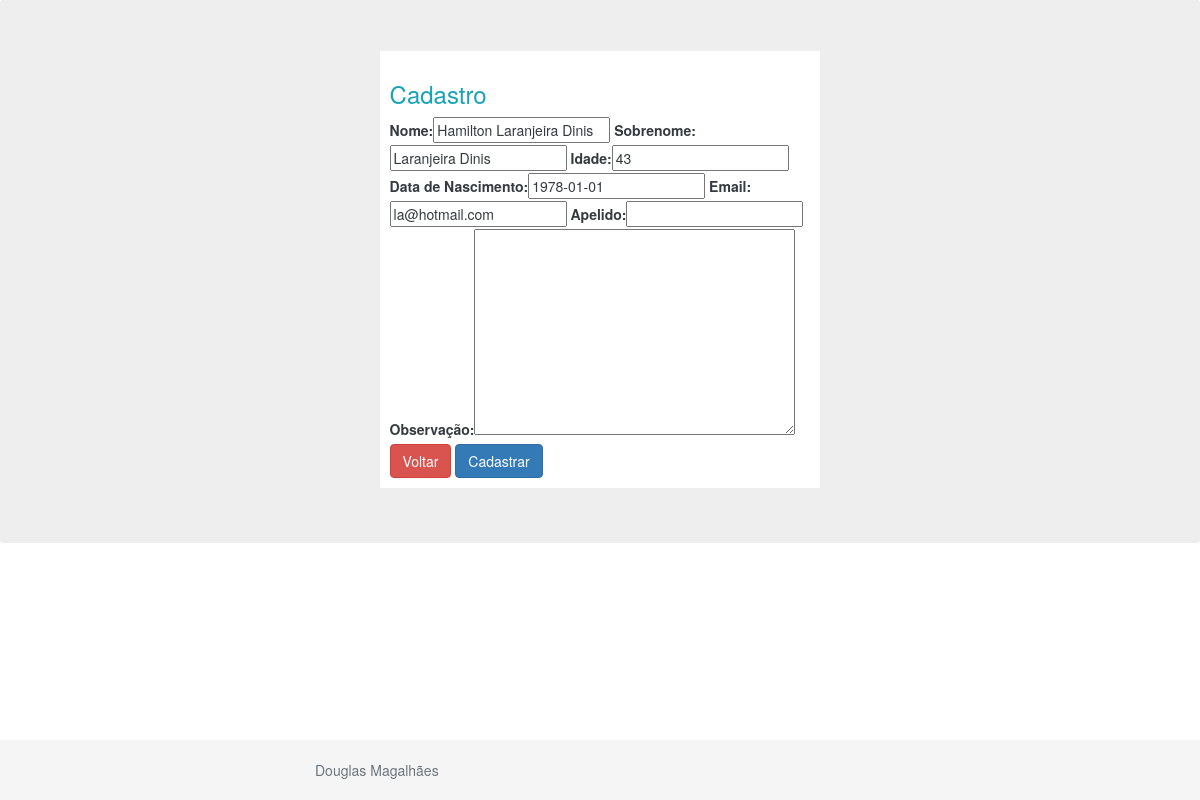
The app's page /clientes/update/6/ (signed in) with its own data.
### clientes/models.py (models this page shows)
class Person(models.Model):
    first_name = models.CharField(max_length=30, verbose_name='Nome', default=RandomName)
    last_name = models.CharField(max_length=30, verbose_name='Sobrenome')
    age = models.IntegerField(verbose_name='Idade')
    birth_date = models.DateField(verbose_name='Data de Nascimento', blank=False, null=True)
    email = models.EmailField(verbose_name='Email', blank=False, null=True)
    surname = models.CharField(max_length=30, verbose_name='Apelido', blank=True, null=True)
    observation = models.TextField(verbose_name='Observação', blank=True, null=True)
    class Meta:
       ordering = ['first_name', 'last_name']

### clientes/views.py (the view)
# urls.py: path('update/<int:id>/', persons_update, name="persons_update"),
@login_required
def persons_update(request, id):
    person = get_object_or_404(Person, pk=id)
    form = PersonForm(request.POST or None, request.FILES or None, instance=person)
    if form.is_valid():
        form.save()
        return redirect('person_list')
    return render(request, 'person_form.html', {'form': form})

### clientes/forms.py
class PersonForm(ModelForm):
    class Meta:
        model = Person
        fields = ['first_name', 'last_name', 'age', 'birth_date', 'email', 'surname', 'observation']

### clientes/templates/person_form.html (shortened to what this page needs)
{% extends 'base.html' %}
{% load bootstrap %}
{% load static %}
{% block main %}
<div class="container-fluid col-5 my-1">
    <div class="p-3 mb-2 bg-white text-dark">
        <h3 class="text-info">Cadastro</h3>
        <form method="POST" enctype="multipart/form-data">
            {{ form|bootstrap }}
            <a href="{% url 'person_list' %}"class="btn btn-danger">Voltar</a>
            <button type="submit"class="btn btn-primary">Cadastrar</button>
        </form>
    </div>
</div>
{% endblock %}
{% block footer  %}
    <footer class="footer">
        <div class="container">
            <span class="text-muted">Douglas Magalhães</span>
        </div>
    </footer>
{% endblock %}

### statics/stick-footer.css (style rules this page uses)
html { position: relative; min-height: 100% }
body { margin-bottom: 60px; }
.footer { position: absolute; bottom: 0; width: 100%; height: 60px; line-height: 60px; background-color: #f5f5f5; }
.container { width: auto; max-width: 600px; padding: 0 15px; }

### records on screen
Person: first_name "Hamilton Laranjeira Dinis", last_name "Laranjeira Dinis", age "43", birth_date "1978-01-01", email "la@hotmail.com"
